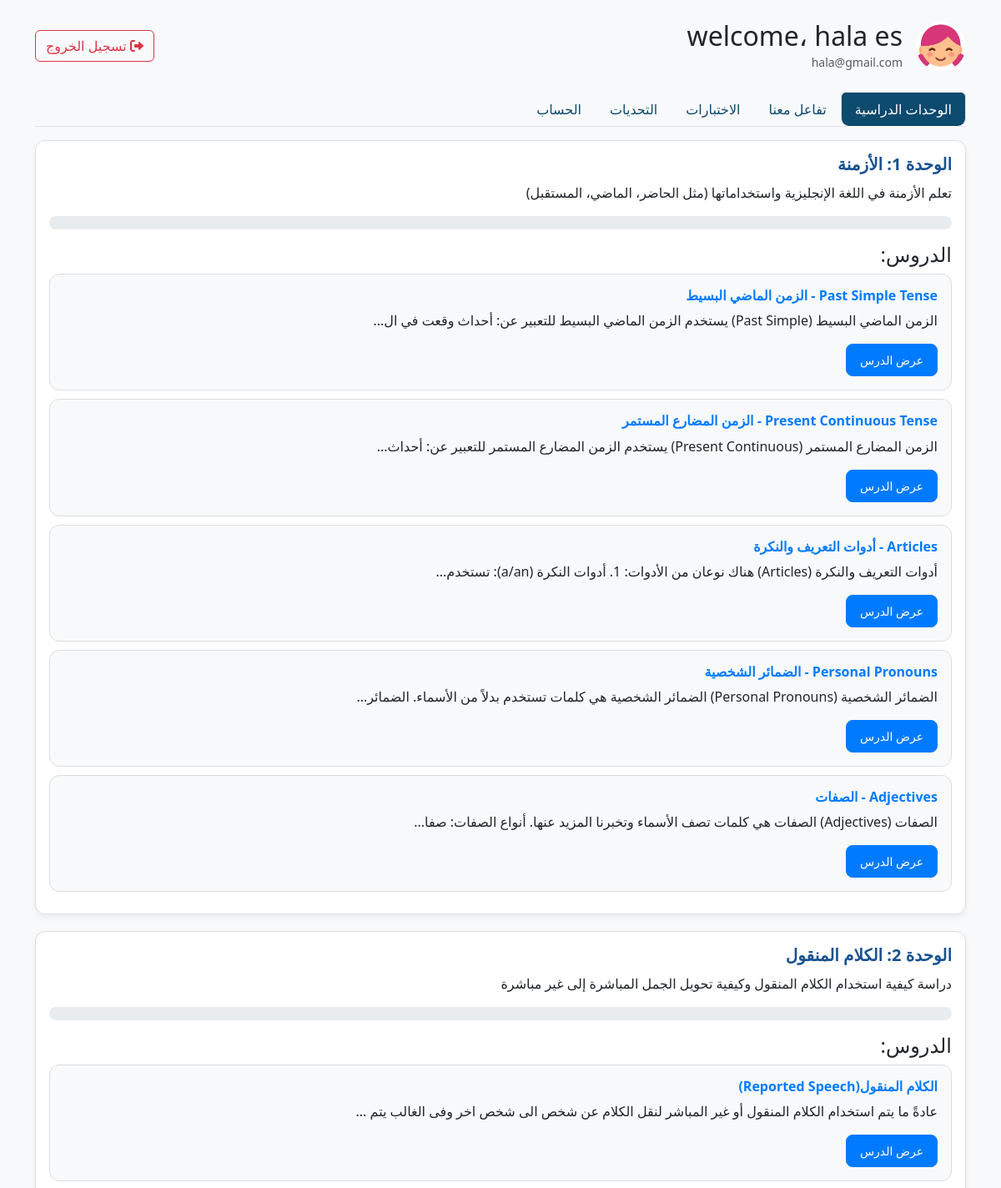
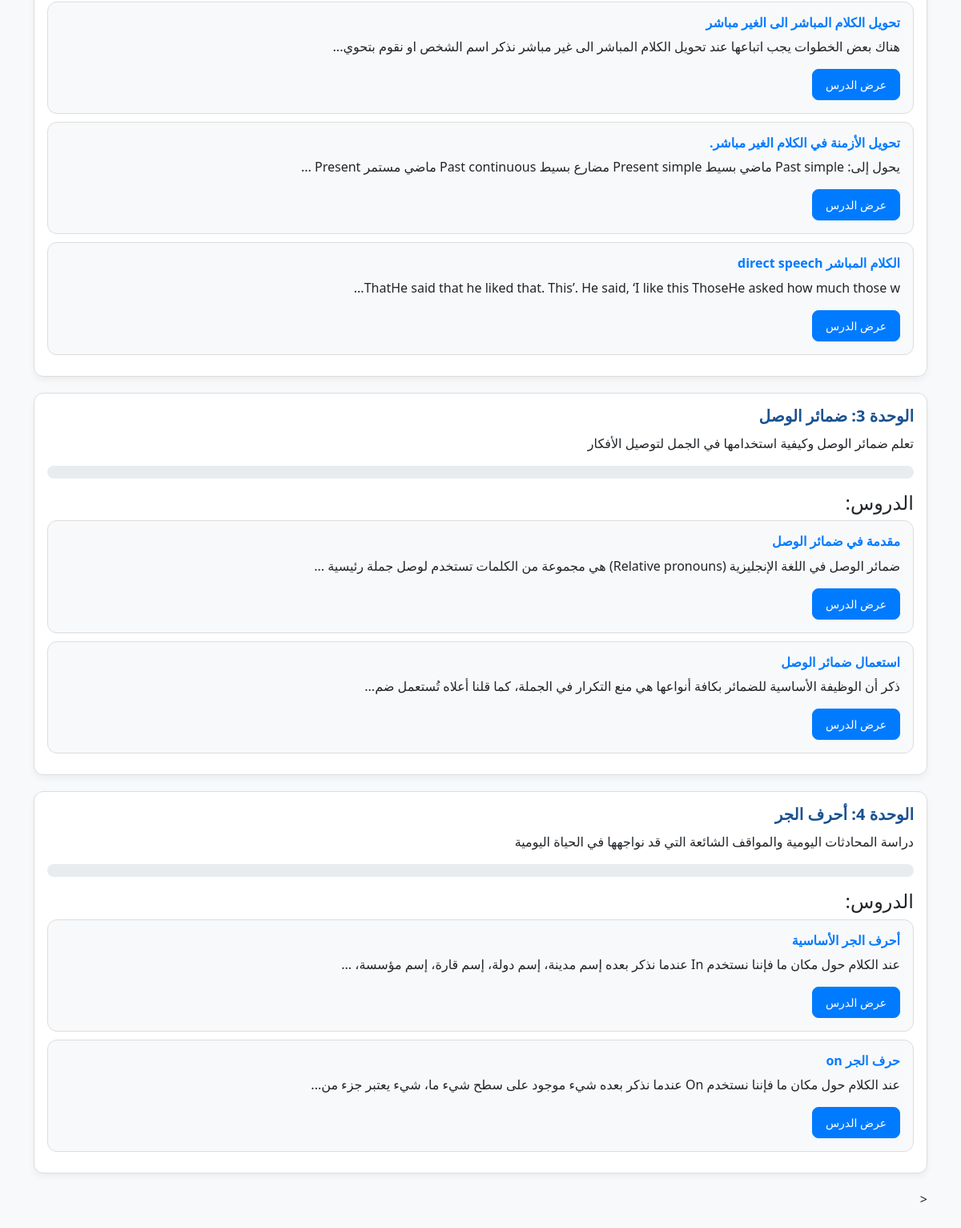
The page /student_dashboard.php (signed in) on the database its author committed (2 pictures, top to bottom).
### tables this page shows
CREATE TABLE `users` (
  `id` int(11) NOT NULL,
  `name` varchar(100) NOT NULL,
  `email` varchar(100) NOT NULL,
  `password` varchar(255) NOT NULL,
  `role` enum('teacher','student') NOT NULL,
  `created_at` timestamp NOT NULL DEFAULT current_timestamp(),
  `level` enum('none','beginner','intermediate','advanced') DEFAULT 'none'
);

CREATE TABLE `lessons` (
  `id` int(11) NOT NULL,
  `title` varchar(255) NOT NULL,
  `level` varchar(20) DEFAULT NULL,
  `content` text NOT NULL,
  `teacher_id` int(11) NOT NULL,
  `created_at` timestamp NOT NULL DEFAULT current_timestamp(),
  `unit_id` int(11) DEFAULT NULL
);

### student_dashboard.php (the view, shortened to what this page needs)
<?php
$student_id = $_SESSION['user_id'] ?? null;
$conn = new mysqli("localhost", "root", "", "learning_platform");
$units_query = $conn->query("
    SELECT
        u.id AS unit_id,
        u.title AS unit_title,
        u.description AS unit_description,
        u.order_num AS unit_order,
        l.id AS lesson_id,
        l.title AS lesson_title,
        l.content AS lesson_content,
        l.created_at AS lesson_created_at
    FROM units u
    LEFT JOIN lessons l ON u.id = l.unit_id
    ORDER BY u.order_num ASC, l.created_at ASC
");
$user_stmt = $conn->prepare("SELECT name, email FROM users WHERE id = ?");
$user_stmt->bind_param("i", $student_id);
$user_stmt->execute();
$user_stmt->bind_result($name, $email);
$units = [];
while ($row = $units_query->fetch_assoc()) {
    $unit_id = $row['unit_id'];
    if (!isset($units[$unit_id])) {
        $units[$unit_id] = [
            'unit_id' => $unit_id,
            'unit_title' => $row['unit_title'],
            'unit_description' => $row['unit_description'],
            'unit_order' => $row['unit_order'],
            'lessons' => [],
        ];
    }
    if ($row['lesson_id']) {
        $units[$unit_id]['lessons'][] = [
            'lesson_id' => $row['lesson_id'],
            'lesson_title' => $row['lesson_title'],
            'lesson_content' => $row['lesson_content'],
            'lesson_created_at' => $row['lesson_created_at'],
        ];
    }
}
?>
<!DOCTYPE html>
<html lang="ar" dir="rtl">
<head>
    <link href="https://cdn.jsdelivr.net/npm/bootstrap@5.3.0/dist/css/bootstrap.rtl.min.css" rel="stylesheet">
    <link rel="stylesheet" href="https://cdnjs.cloudflare.com/ajax/libs/font-awesome/6.0.0/css/all.min.css" />
</head>
<body class="bg-light">
<div class="container py-4">
    <div class="d-flex justify-content-between align-items-center mb-4">
        <div class="d-flex align-items-center">
            <?php
            $profile_pic = "uploads/profiles/" . $student_id . ".jpg";
            $default_pic = "assets/images/default-avatar.jpg";
            ?>
            <div class="me-3">
                <?php if(file_exists($profile_pic)): ?>
                    <img src="<?= $profile_pic ?>?<?= time() ?>"
                         class="rounded-circle"
                         width="60"
                         height="60"
                         style="object-fit: cover;"
                         onerror="this.src='<?= $default_pic ?>'">
                <?php endif; ?>
            </div>
            <div>
                <h2 class="mb-0"> welcome، <?= htmlspecialchars($name) ?></h2>
                <small class="text-muted"><?= htmlspecialchars($email) ?></small>
            </div>
        </div>
        <a href="logout.php" class="btn btn-outline-danger">
            <i class="fas fa-sign-out-alt"></i> تسجيل الخروج
        </a>
    </div>
    <ul class="nav nav-tabs mb-3" id="studentTabs">
        <li class="nav-item"><a class="nav-link active" data-bs-toggle="tab" href="#units">الوحدات الدراسية</a></li>
        <li class="nav-item"><a class="nav-link" data-bs-toggle="tab" href="#interactive">تفاعل معنا</a></li>
        <li class="nav-item"><a class="nav-link" data-bs-toggle="tab" href="#quizzes">الاختبارات</a></li>
        <li class="nav-item"><a class="nav-link" data-bs-toggle="tab" href="#challenges">التحديات</a></li>
        <li class="nav-item"><a class="nav-link" data-bs-toggle="tab" href="#account">الحساب</a></li>
    </ul>
    <div class="tab-content">
        <div id="units" class="tab-pane fade show active">
            <?php foreach ($units as $unit): ?>
                <div class="unit-card">
                    <h3 class="unit-title"><?= htmlspecialchars($unit['unit_title']) ?></h3>
                    <p class="unit-description"><?= htmlspecialchars($unit['unit_description']) ?></p>
                    <div class="progress">
                    </div>
                    <?php if (count($unit['lessons']) > 0): ?>
                        <h4 class="mt-3">الدروس:</h4>
                        <?php foreach ($unit['lessons'] as $lesson): ?>
                            <div class="lesson-card">
                                <h5 class="lesson-title"><?= htmlspecialchars($lesson['lesson_title']) ?></h5>
                                <p><?= mb_strimwidth(strip_tags($lesson['lesson_content']), 0, 100, '...') ?></p>
                                <a href="view_lesson.php?id=<?= $lesson['lesson_id'] ?>" class="btn btn-primary btn-sm">عرض الدرس</a>
                            </div>
                        <?php endforeach; ?>
                    <?php else: ?>
                        <div class="alert alert-info">
                            لا يوجد دروس متاحة لهذه الوحدة حالياً.
                        </div>
                    <?php endif; ?>
                </div>
            <?php endforeach; ?>
        </div>
        <
</body>
</html>

### student_dashboard.php (style rules this page uses)
.unit-card { border: 1px solid #ddd; border-radius: 12px; padding: 16px; margin-bottom: 20px; transition: 0.3s; background-color: #fff; box-shadow: 0 4px 8px rgba(0, 0, 0, 0.05); }
.lesson-card { border: 1px solid #ddd; border-radius: 12px; padding: 16px; margin-bottom: 10px; transition: 0.3s; background-color: #f8f9fa; }
.unit-title { font-size: 20px; font-weight: bold; margin-bottom: 10px; color: #1a5290; }
.lesson-title { font-size: 16px; font-weight: 600; margin-bottom: 8px; color: #007bff; }
.nav-link { border-radius: 10px; color: #0c4a6e; }
.nav-link.active { background-color: #0c4a6e !important; color: white !important; }
.btn-primary { background-color: #007bff; border-color: #007bff; border-radius: 8px; padding: 8px 16px; font-size: 14px; }
.progress { background-color: #e9ecef; border-radius: 10px; overflow: hidden; }

### rows shown on the page
users: name "hala es", email "hala@gmail.com"
lessons: title "Past Simple Tense - الزمن الماضي البسيط", content "الزمن الماضي البسيط (Past Simple) يستخدم الزمن الماضي البسيط للتعبير عن: أحداث وقعت في ال..."
lessons: title "Present Continuous Tense - الزمن المضارع المستمر", content "الزمن المضارع المستمر (Present Continuous) يستخدم الزمن المضارع المستمر للتعبير عن: أحداث..."
lessons: title "Articles - أدوات التعريف والنكرة", content "أدوات التعريف والنكرة (Articles) هناك نوعان من الأدوات: 1. أدوات النكرة (a/an): تستخدم..."
lessons: title "Personal Pronouns - الضمائر الشخصية", content "الضمائر الشخصية (Personal Pronouns) الضمائر الشخصية هي كلمات تستخدم بدلاً من الأسماء. الضمائر..."
lessons: title "Adjectives - الصفات", content "الصفات (Adjectives) الصفات هي كلمات تصف الأسماء وتخبرنا المزيد عنها. أنواع الصفات: صفا..."
lessons: title "الكلام المنقول(Reported Speech)", content "عادةً ما يتم استخدام الكلام المنقول أو غير المباشر لنقل الكلام عن شخص الى شخص اخر وفى الغالب يتم ..."
lessons: title "تحويل الكلام المباشر الى الغير مباشر", content "هناك بعض الخطوات يجب اتباعها عند تحويل الكلام المباشر الى غير مباشر نذكر اسم الشخص او نقوم بتحوي..."
lessons: title "تحويل الأزمنة في الكلام الغير مباشر.", content "يحول إلى: Past simple ماضي بسيط Present simple مضارع بسيط Past continuous ماضي مستمر Present ..."
lessons: title "الكلام المباشر direct speech", content "ThatHe said that he liked that. This’. He said, ‘I like this ThoseHe asked how much those w..."
lessons: title "مقدمة في ضمائر الوصل", content "ضمائر الوصل في اللغة الإنجليزية (Relative pronouns) هي مجموعة من الكلمات تستخدم لوصل جملة رئيسية ..."
lessons: title "استعمال ضمائر الوصل", content "ذكر أن الوظيفة الأساسية للضمائر بكافة أنواعها هي منع التكرار في الجملة، كما قلنا أعلاه تُستعمل ضم..."
lessons: title "أحرف الجر الأساسية", content "عند الكلام حول مكان ما فإننا نستخدم In عندما نذكر بعده إسم مدينة، إسم دولة، إسم قارة، إسم مؤسسة، ..."
lessons: title "حرف الجر on", content "عند الكلام حول مكان ما فإننا نستخدم On عندما نذكر بعده شيء موجود على سطح شيء ما، شيء يعتبر جزء من..."

### other values the page prints
$unit['unit_title'] "الوحدة 1: الأزمنة"
$unit['unit_description'] "تعلم الأزمنة في اللغة الإنجليزية واستخداماتها (مثل الحاضر، الماضي، المستقبل)"
$unit['unit_title'] "الوحدة 2: الكلام المنقول"
$unit['unit_description'] "دراسة كيفية استخدام الكلام المنقول وكيفية تحويل الجمل المباشرة إلى غير مباشرة"
$unit['unit_title'] "الوحدة 3: ضمائر الوصل"
$unit['unit_description'] "تعلم ضمائر الوصل وكيفية استخدامها في الجمل لتوصيل الأفكار"
$unit['unit_title'] "الوحدة 4: أحرف الجر"
$unit['unit_description'] "دراسة المحادثات اليومية والمواقف الشائعة التي قد نواجهها في الحياة اليومية"
